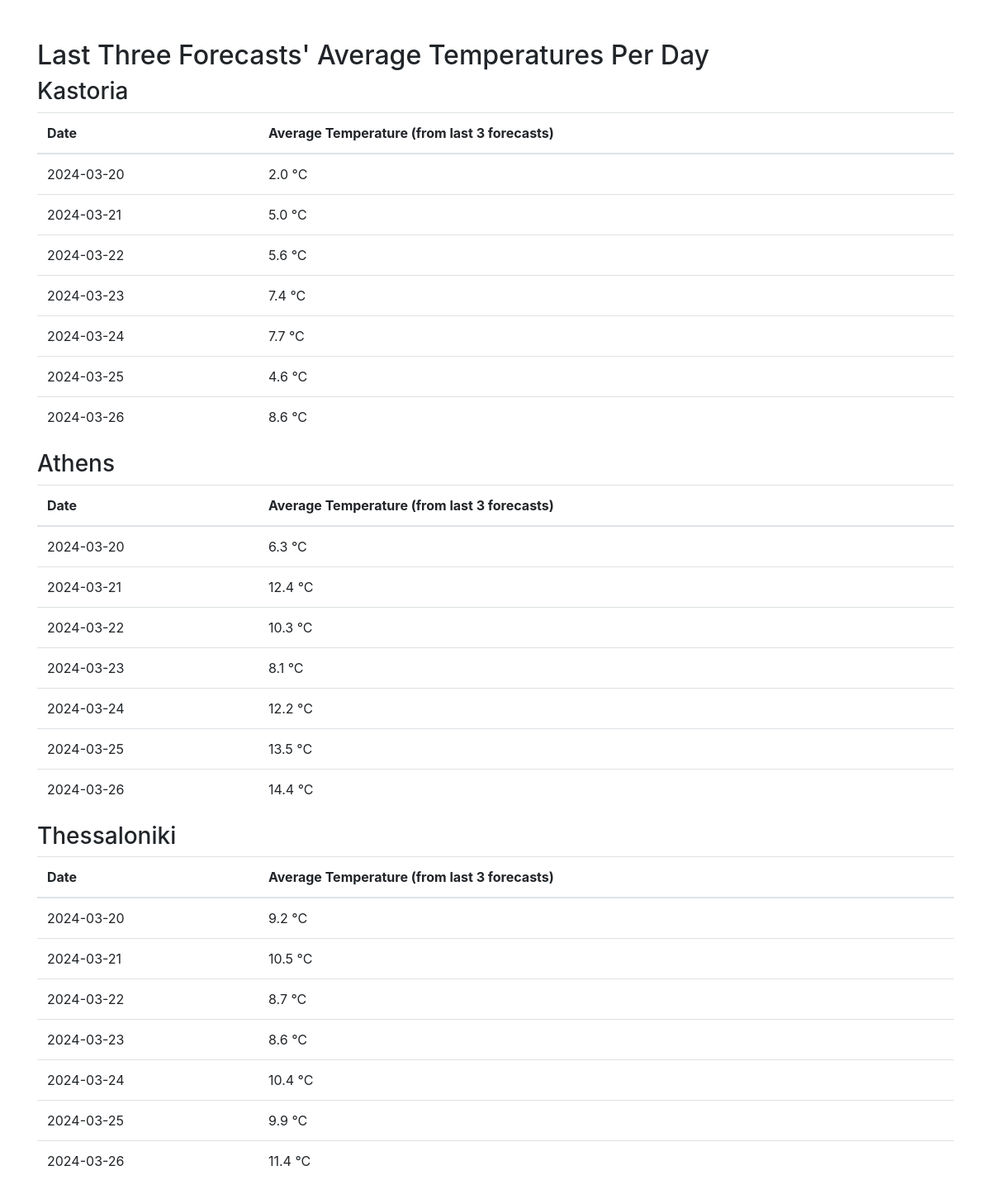
Screenshot of /average_temperatures with the database file from the repository.
### tables this page shows
CREATE TABLE locations (
                id INTEGER PRIMARY KEY AUTOINCREMENT,
                name TEXT UNIQUE,
                coordinates TEXT UNIQUE
            );

### final.py (the view)
@app.route('/average_temperatures', methods=['GET'])
def list_average_temperatures():
    conn = get_db_connection()
    avg_temp_by_city = {}
    cities = conn.execute('SELECT * FROM locations').fetchall()
    for city in cities:
        forecasts = conn.execute(
            'SELECT forecast_date, temperature FROM forecasts WHERE location_id = ? ORDER BY forecast_date',
            (city['id'],)
        ).fetchall()
        processed_forecasts = process_forecasts(forecasts)
        avg_temp_by_city[city['name']] = processed_forecasts
    conn.close()
    return render_template('average_temperatures.html', avg_temp_by_city=avg_temp_by_city)

### final.py (called while the page is built)
def get_db_connection():
    conn = sqlite3.connect('weather.db')
    conn.row_factory = sqlite3.Row
    return conn

def process_forecasts(forecasts):
    from collections import defaultdict
    temps_by_date = defaultdict(list)
    for forecast in forecasts:
        date = forecast['forecast_date'][:10]  # Extract just the date part
        temps_by_date[date].append(forecast['temperature'])
    avg_temps = {}
    for date, temps in temps_by_date.items():
        relevant_temps = temps[-3:]
        avg_temps[date] = sum(relevant_temps) / len(relevant_temps) if relevant_temps else None
    return avg_temps

### templates/average_temperatures.html (shortened to what this page needs)
<!DOCTYPE html>
<html lang="en">
<head>
    <link rel="stylesheet" href="https://stackpath.bootstrapcdn.com/bootstrap/4.3.1/css/bootstrap.min.css">
</head>
<body>
    <div class="container mt-5">
        <h2>Last Three Forecasts' Average Temperatures Per Day</h2>
        {% for city, data in avg_temp_by_city.items() %}
            <h3>{{ city }}</h3>
            <div class="table-responsive">
                <table class="table">
                    <thead>
                        <tr>
                            <th>Date</th>
                            <th>Average Temperature (from last 3 forecasts)</th>
                        </tr>
                    </thead>
                    <tbody>
                        {% for date, avg_temp in data.items() %}
                            <tr>
                                <td>{{ date }}</td>
                                <td>{{ avg_temp | round(2) }} °C</td>
                            </tr>
                        {% endfor %}
                    </tbody>
                </table>
            </div>
        {% endfor %}
    </div>
</body>
</html>

### rows the page displays
locations: name "Kastoria", data "2024-03-20" "2024-03-21" "2024-03-22" "2024-03-23" "2024-03-24" "2024-03-25" "2024-03-26", avg_temp "2.0" "5.0" "5.6" "7.4" "7.7" "4.6" "8.6"
locations: name "Athens", data "2024-03-20" "2024-03-21" "2024-03-22" "2024-03-23" "2024-03-24" "2024-03-25" "2024-03-26", avg_temp "6.3" "12.4" "10.3" "8.1" "12.2" "13.5" "14.4"
locations: name "Thessaloniki", data "2024-03-20" "2024-03-21" "2024-03-22" "2024-03-23" "2024-03-24" "2024-03-25" "2024-03-26", avg_temp "9.2" "10.5" "8.7" "8.6" "10.4" "9.9" "11.4"
